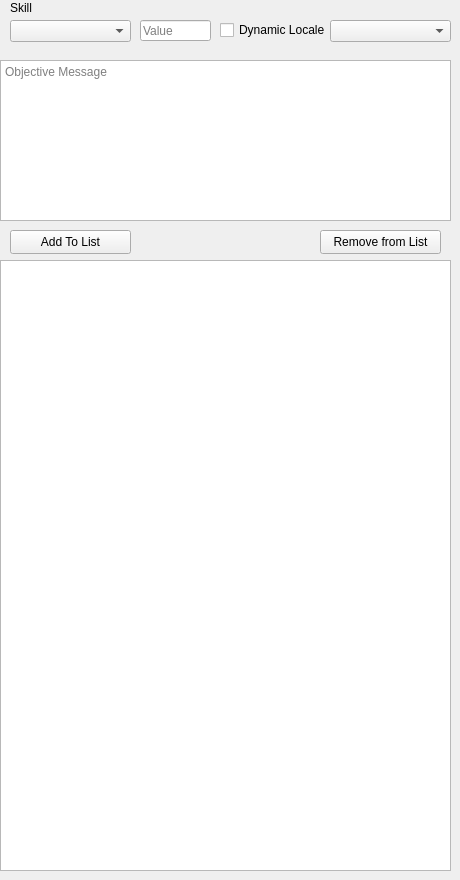
            <widget class="QWidget" name="tab_12">
             <attribute name="title">
              <string>Skill</string>
             </attribute>
             <widget class="QPushButton" name="FinishSkillRemoveFromList">
              <property name="geometry">
               <rect>
                <x>320</x>
                <y>230</y>
                <width>121</width>
                <height>24</height>
               </rect>
              </property>
              <property name="text">
               <string>Remove from List</string>
              </property>
             </widget>
             <widget class="QLineEdit" name="FinishSkillValue">
              <property name="geometry">
               <rect>
                <x>140</x>
                <y>20</y>
                <width>71</width>
                <height>21</height>
               </rect>
              </property>
              <property name="placeholderText">
               <string>Value</string>
              </property>
              <property name="clearButtonEnabled">
               <bool>true</bool>
              </property>
             </widget>
             <widget class="QCheckBox" name="FinishDynamicLocaleSkill">
              <property name="geometry">
               <rect>
                <x>220</x>
                <y>20</y>
                <width>111</width>
                <height>20</height>
               </rect>
              </property>
              <property name="text">
               <string>Dynamic Locale</string>
              </property>
             </widget>
             <widget class="QLabel" name="label_2">
              <property name="geometry">
               <rect>
                <x>10</x>
                <y>0</y>
                <width>49</width>
                <height>16</height>
               </rect>
              </property>
              <property name="text">
               <string>Skill</string>
              </property>
             </widget>
             <widget class="QComboBox" name="FinishSkillCompare">
              <property name="geometry">
               <rect>
                <x>330</x>
                <y>20</y>
                <width>121</width>
                <height>22</height>
               </rect>
              </property>
              <property name="placeholderText">
               <string>Compare Method</string>
              </property>
             </widget>
             <widget class="QPushButton" name="FinishSkillAddToList">
              <property name="geometry">
               <rect>
                <x>10</x>
                <y>230</y>
                <width>121</width>
                <height>24</height>
               </rect>
              </property>
              <property name="text">
               <string>Add To List</string>
              </property>
             </widget>
             <widget class="QComboBox" name="FinishSkillComboBox">
              <property name="geometry">
               <rect>
                <x>10</x>
                <y>20</y>
                <width>121</width>
                <height>22</height>
               </rect>
              </property>
              <property name="placeholderText">
               <string>Skill</string>
              </property>
             </widget>
             <widget class="QListWidget" name="FinishSkillWidget">
              <property name="geometry">
               <rect>
                <x>0</x>
                <y>260</y>
                <width>451</width>
                <height>611</height>
               </rect>
              </property>
             </widget>
             <widget class="QTextEdit" name="FinishSkillObjective">
              <property name="geometry">
               <rect>
                <x>0</x>
                <y>60</y>
                <width>451</width>
                <height>161</height>
               </rect>
              </property>
              <property name="placeholderText">
               <string>Objective Message</string>
              </property>
             </widget>
            </widget>
